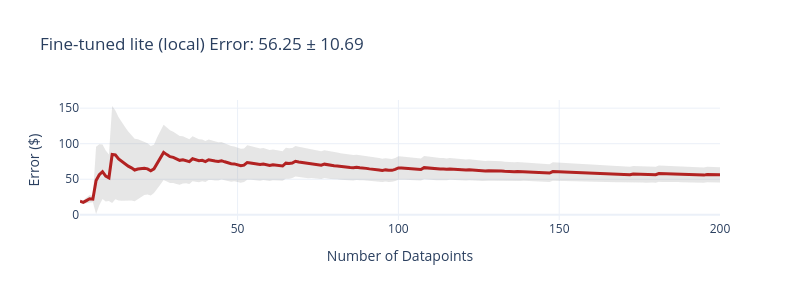
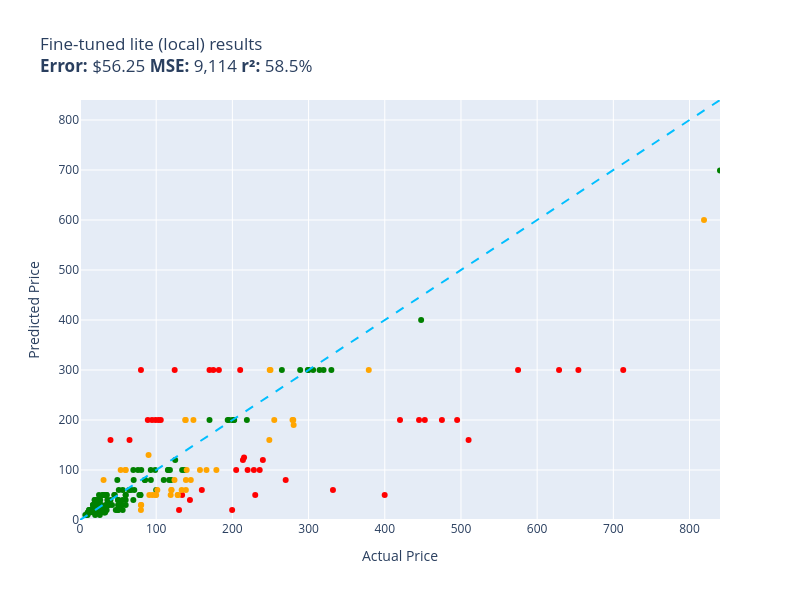

The notebook cell saved with these charts, in order:
### Markdown cell above
The loss is only over the completion – the 3 to 4 tokens of the price (`64`, `.`, `00`, end of text) – so it drops
quickly once the model learns the format, and the rest of the run is about getting the dollar token right.

## Day 5 – evaluation

Load the 4-bit base again, put the trained adapters on top, and run the same 200 test items.

### Code cell
del model
mx.clear_cache()
ft_model, tokenizer = lf.load_finetuned("lite")
ft_tester = Tester(lf.make_predictor(ft_model, tokenizer), prompts["test"], title="Fine-tuned lite (local)")
ft_tester.run()

### Figure 1 — Plotly figure (JSON) as saved in the notebook; plotly's stock layout.template omitted (floating-point values rounded to 4 significant figures; data arrays with more than 128 entries replaced by an {"elided": "..."} marker saying what was removed)
{"data": [{"fill": "toself", "fillcolor": "rgba(128,128,128,0.2)", "hoverinfo": "skip", "line": {"color": "rgba(255,255,255,0)"}, "name": "95% CI", "showlegend": false, "type": "scatter", "x": {"elided": "400 int values"}, "y": {"elided": "400 float values"}}, {"customdata": {"elided": "200x1 float values"}, "hovertemplate": "n=%{x}<br>Avg Error=$%{y:,.2f}<br>±95% CI=$%{customdata[0]:,.2f}<extra></extra>", "line": {"color": "firebrick", "width": 3}, "mode": "lines", "name": "Cumulative Avg Error", "type": "scatter", "x": {"elided": "200 int values"}, "y": {"elided": "200 float values"}}], "layout": {"height": 300, "showlegend": false, "title": {"text": "Fine-tuned lite (local) Error: 56.25 ± 10.69"}, "width": 800, "xaxis": {"title": {"text": "Number of Datapoints"}}, "yaxis": {"title": {"text": "Error ($)"}}}}

### Figure 2 — Plotly figure (JSON) as saved in the notebook; plotly's stock layout.template omitted (floating-point values rounded to 4 significant figures)
{"data": [{"customdata": [["Excess V2 Distortion/Modulation Pedal  \nGuess=$200.00 Actual=$219.00"], ["Telpo Headlight Assembly for 2015‑2017 T...\nGuess=$100.00 Actual=$115.99"], ["NewPower99 6000 mAh Battery Replacement ...\nGuess=$30.00 Actual=$54.95"], ["EXMAX NG-10X Fresnel Lens Focusing Adapt...\nGuess=$40.00 Actual=$69.98"], ["Raven Pro Document Scanner Stand  \nGuess=$50.00 Actual=$29.85"], ["Dryer Heating Element & Thermostat/Fuse ...\nGuess=$30.00 Actual=$35.74"], ["High‑Efficiency Twin‑Cylinder Air Compre...\nGuess=$300.00 Actual=$329.90"], ["UltraPro 46mm Close‑Up Macro Filter Kit ...\nGuess=$30.00 Actual=$19.99"], ["CB-6 Extra Hard Chamois Bass Drum Mallet...\nGuess=$30.00 Actual=$54.32"], ["Panasonic KX-DECT 6.0 PLUS Digital Cordl...\nGuess=$50.00 Actual=$79.20"], ["LOVE MEI Galaxy S10 Lite Heavy Duty Shoc...\nGuess=$15.00 Actual=$32.98"], ["GJY 10.6\" Portable TV with Built‑in ATSC...\nGuess=$50.00 Actual=$79.36"], ["LD Products High Yield Toner Cartridge –...\nGuess=$40.00 Actual=$49.98"], ["HK 13\" Heavy Duty Black Push-Open Cash D...\nGuess=$80.00 Actual=$84.95"], ["June Garden Sweet Dolly Charlotte 10\" So...\nGuess=$20.00 Actual=$19.99"], ["Oil‑Rubbed Bronze Freestanding Tub Fille...\nGuess=$100.00 Actual=$98.65"], ["Handar 10GBase‑LR SFP+ Transceiver  \nGuess=$30.00 Actual=$19.99"], ["Deco Mount Pro Tripod Mic Stand Bundle  \nGuess=$40.00 Actual=$59.95"], ["3-Drawer Mobile File Cabinet  \nGuess=$100.00 Actual=$115.35"], ["Task Roman Ogee Router Bit 1/4\" Shank, 1...\nGuess=$40.00 Actual=$55.88"], ["120 V/15 A Right‑Angle GFCI Plug, Yellow...\nGuess=$30.00 Actual=$37.87"], ["Mylites+ Standard Comic Book Mylar Sleev...\nGuess=$20.00 Actual=$34.99"], ["LED Light Kit for Lego Sonic Green Hill ...\nGuess=$20.00 Actual=$24.99"], ["152mm Bi-Metal Hole Saw  \nGuess=$15.00 Actual=$17.99"], ["TropicalLife 18‑Inch Large Backpack  \nGuess=$20.00 Actual=$31.77"], ["LED Tail Light Assembly for 2014‑2021 To...\nGuess=$200.00 Actual=$201.99"], ["Adams Check Payment & Deposit Register –...\nGuess=$30.00 Actual=$35.49"], ["Fjallraven Kanken 15\" Laptop Backpack  \nGuess=$80.00 Actual=$119.65"], ["Diversitech 1/3 HP 115V Grey Motor  \nGuess=$100.00 Actual=$134.12"], ["Retevis RT68 Soft Earhook Walkie Talkie ...\nGuess=$10.00 Actual=$6.99"], ["Evan‑Fischer Front Bumper Cover for 2015...\nGuess=$200.00 Actual=$202.38"], ["Laisomeke IP67 Waterproof Junction Box  \nGuess=$20.00 Actual=$11.99"], ["Solar Pendant Shed Light with Remote Con...\nGuess=$50.00 Actual=$77.96"], ["Western Digital 2TB Enterprise RE4-GP SA...\nGuess=$80.00 Actual=$109.95"], ["PM Auto Front Right Quick Complete Strut...\nGuess=$120.00 Actual=$124.94"], ["Wall Mounted Shower Faucet Set  \nGuess=$100.00 Actual=$76.00"], ["Flip Cover with Stand & Card Slot for Le...\nGuess=$15.00 Actual=$31.61"], ["Miyaya Funny Horse Mask  \nGuess=$30.00 Actual=$16.99"], ["Allmotorparts Engine Thermostat for Hond...\nGuess=$30.00 Actual=$18.89"], ["Ultra Duster Canned Air Net – 10 oz 6‑Pa...\nGuess=$20.00 Actual=$49.90"], ["Beck/Arnley Air Filter  \nGuess=$40.00 Actual=$35.87"], ["IQShield LiquidSkin Screen Protector  \nGuess=$10.00 Actual=$9.95"], ["12 Pack Military Toy Soldiers Action Fig...\nGuess=$30.00 Actual=$16.98"], ["Neporal Full Spectrum 6000K A19 LED Ligh...\nGuess=$30.00 Actual=$18.59"], ["Satco 4-Count LED A19 Light Bulbs  \nGuess=$20.00 Actual=$12.00"], ["Ceramic Talavera Mexican Tile 4x4\" – 9‑P...\nGuess=$50.00 Actual=$29.95"], ["Stick‑On Dressage Course Letters  \nGuess=$30.00 Actual=$26.99"], ["Kingston Brass Clawfoot Tub Faucet  \nGuess=$300.00 Actual=$305.99"], ["KOHLER K--CP Slider Assembly  \nGuess=$50.00 Actual=$45.67"], ["KUNN Compact Electrician Tool Pouch  \nGuess=$20.00 Actual=$21.99"], ["iPhone 12/12 Pro Nicaragua Guardabarranc...\nGuess=$15.00 Actual=$19.97"], ["Custom Replacement Infrared Remote  \nGuess=$30.00 Actual=$34.95"], ["KS K-STORM Silicone Mushroom EarTips  \nGuess=$10.00 Actual=$8.50"], ["Water‑Resistant USB Laptop Backpack for ...\nGuess=$30.00 Actual=$33.99"], ["Luminance 4‑Light Vanity Wall Light  \nGuess=$60.00 Actual=$99.99"], ["4‑Piece 6x5.5 Wheel Spacer Set  \nGuess=$80.00 Actual=$116.95"], ["ReplacementBrand 3-Pack GE RPWF Compatib...\nGuess=$30.00 Actual=$36.99"], ["LSI Broadcom 9300-8i 8‑Port 12Gb/s SATA+...\nGuess=$100.00 Actual=$118.00"], ["Royal Designs Decorative Tree Finial  \nGuess=$15.00 Actual=$24.95"], ["NewFantasia 2.5mm TRRS Balanced Audio Ca...\nGuess=$20.00 Actual=$31.00"], ["Mikrotik RB3011 RouterBOARD 10xGigabit  \nGuess=$300.00 Actual=$299.00"], ["Forged Carbon Fiber Case for iPhone 14 P...\nGuess=$30.00 Actual=$59.99"], ["BMW 335i/135i AC Compressor Kit  \nGuess=$300.00 Actual=$314.41"], ["MXR Carbon Copy Deluxe Analog Delay  \nGuess=$200.00 Actual=$195.50"], ["Berta 1-1/4\" Overlay 90° Soft Close Cabi...\nGuess=$40.00 Actual=$24.66"], ["Chalkboard Name Badges with Magnetic Bac...\nGuess=$10.00 Actual=$19.95"], ["4‑Pack 1000 lm Solar Street Light with M...\nGuess=$60.00 Actual=$55.99"], ["CIVIE 60W 6‑Port USB Desktop Charger  \nGuess=$20.00 Actual=$15.99"], ["Pyle Wireless Backup Camera & 4.3” LCD M...\nGuess=$80.00 Actual=$70.45"], ["Universal Power Group 12V 100Ah Sealed L...\nGuess=$200.00 Actual=$199.99"], ["HP Pavilion P7‑1257C Motherboard AAHD3‑H...\nGuess=$50.00 Actual=$59.86"], ["Kastar 3600 mAh 7.4V Lithium‑Ion Replace...\nGuess=$30.00 Actual=$19.99"], ["Amana SC587 Carbide-Tipped 3-Wing Bevele...\nGuess=$60.00 Actual=$71.23"], ["Evan Fischer Dual Fan Cooling Assembly  \nGuess=$100.00 Actual=$137.34"], ["ECCPP Power Steering Pump (21‑331)  \nGuess=$80.00 Actual=$85.48"], ["AZX Stylus Pencil for iPad (2021‑2022 Mo...\nGuess=$20.00 Actual=$29.99"], ["Unistorm Aluminum Case for Raspberry Pi ...\nGuess=$20.00 Actual=$14.99"], ["Skullcandy Hesh Evo Over‑Ear Bluetooth H...\nGuess=$100.00 Actual=$69.99"], ["17.3\" HD Glossy LCD Replacement Screen  \nGuess=$60.00 Actual=$64.37"], ["Diversitech UC2436‑3 Ultralite Condenser...\nGuess=$100.00 Actual=$80.39"], ["Lorell Bell Chair Glide – 2.5\" Black  \nGuess=$40.00 Actual=$19.50"], ["4\" Catback Exhaust Muffler Tip for Chevy...\nGuess=$200.00 Actual=$193.88"], ["CTLAMP XL-2100 Replacement TV Lamp  \nGuess=$50.00 Actual=$32.00"], ["Sky High Car Audio 14 AWG CCA Speaker Wi...\nGuess=$50.00 Actual=$44.95"], ["APS iBoard 5‑Inch Stainless Steel Runnin...\nGuess=$300.00 Actual=$264.95"], ["Couples Conversation Card Deck  \nGuess=$20.00 Actual=$32.97"], ["The Puppet Company Carpet Unicorn Glove ...\nGuess=$15.00 Actual=$19.00"], ["KYX Racing Hardened Steel Center Drive S...\nGuess=$20.00 Actual=$46.99"], ["Baumgartens Sicurix Blank PVC ID Cards  \nGuess=$40.00 Actual=$19.11"], ["Premium Front Suspension Steering Knuckl...\nGuess=$80.00 Actual=$48.99"], ["OEM Samsung IR Remote Control  \nGuess=$20.00 Actual=$56.00"], ["Venom Power Terra Hunter R/T+ 35X12.5R20...\nGuess=$300.00 Actual=$319.65"], ["Custom Engagement Logo Desk Embosser Sea...\nGuess=$30.00 Actual=$49.95"], ["Audio‑Technica ATW‑T1002 System 10 Handh...\nGuess=$300.00 Actual=$289.00"], ["Glitter Gold Snowflake Envelope Seal Sti...\nGuess=$10.00 Actual=$25.99"], ["LD 7‑Pack High‑Yield Black Ink Cartridge...\nGuess=$30.00 Actual=$41.99"], ["Wine A BIT Wall Decal  \nGuess=$15.00 Actual=$12.98"], ["Dell XPS 13 13.3\" Full‑HD Laptop  \nGuess=$699.00 Actual=$839.99"], ["VATOS Bubble Machine Gun Set  \nGuess=$20.00 Actual=$22.88"], ["Carbon Fiber Racing Steering Wheel with ...\nGuess=$400.00 Actual=$447.74"], ["BXYJY 360° Protective Case with S‑Pen Ho...\nGuess=$20.00 Actual=$49.99"], ["VONADO Space Wars Colonial Viper MK1 Bui...\nGuess=$40.00 Actual=$39.99"], ["Sony Bravia TV Replacement Remote (No Vo...\nGuess=$15.00 Actual=$9.99"], ["Disney Princess Sparkling Sleeping Beaut...\nGuess=$30.00 Actual=$24.95"], ["Sabermaster 70x40 cm Card Playmat  \nGuess=$20.00 Actual=$21.99"], ["Star Wars Y‑Wing Fighter – Die‑Cast Meta...\nGuess=$30.00 Actual=$22.70"], ["Glovion Clip‑On Music Stand Light  \nGuess=$30.00 Actual=$27.99"], ["Samsung DA97-07603B Freezer Ice Maker As...\nGuess=$80.00 Actual=$93.02"], ["BLANCO Valea Stainless Steel Sink Grid –...\nGuess=$100.00 Actual=$92.88"], ["Think Gizmos Build‑Your‑Own Remote Contr...\nGuess=$50.00 Actual=$24.95"], ["HP LaserJet 2100 Workgroup Laser Printer...\nGuess=$300.00 Actual=$299.98"], ["4/4 Viola Bow Carbon Fiber  \nGuess=$40.00 Actual=$49.99"], ["VTech Strum & Jam KidiBand 3-in-1 Musica...\nGuess=$40.00 Actual=$21.99"], ["KZ ZS10 Pro In‑Ear Monitor Headphone Bun...\nGuess=$60.00 Actual=$66.99"], ["Fender Voodoo Child Coiled Instrument Ca...\nGuess=$50.00 Actual=$59.99"], ["LED Module for Whirlpool Refrigerator  \nGuess=$40.00 Actual=$26.59"], ["Jada Toys Ryan’s World Combo Panda Airli...\nGuess=$50.00 Actual=$34.94"], ["Pyle PCA4 2x120 W Compact Home Audio Amp...\nGuess=$60.00 Actual=$50.92"], ["Peel & Stick Hexagon Marble Backsplash (...\nGuess=$50.00 Actual=$34.99"], ["Xiaomi Redmi 10 2022 6.5\" 50MP Quad Came...\nGuess=$200.00 Actual=$169.99"], ["Refresh 3‑Pack NSF‑53 Refrigerator Water...\nGuess=$30.00 Actual=$50.99"], ["Glitter Slim Leather Strap for Fitbit Ve...\nGuess=$15.00 Actual=$25.99"]], "hovertemplate": "%{customdata[0]}<extra></extra>", "legendgroup": "green", "marker": {"color": "green", "size": 6, "symbol": "circle"}, "mode": "markers", "name": "green", "orientation": "v", "showlegend": true, "type": "scatter", "x": [219.0, 116.0, 54.95, 69.98, 29.85, 35.74, 329.9, 19.99, 54.32, 79.2, 32.98, 79.36, 49.98, 84.95, 19.99, 98.65, 19.99, 59.95, 115.3, 55.88, 37.87, 34.99, 24.99, 17.99, 31.77, 202.0, 35.49, 119.7, 134.1, 6.99, 202.4, 11.99, 77.96, 110.0, 124.9, 76.0, 31.61, 16.99, 18.89, 49.9, 35.87, 9.95, 16.98, 18.59, 12.0, 29.95, 26.99, 306.0, 45.67, 21.99, 19.97, 34.95, 8.5, 33.99, 99.99, 117.0, 36.99, 118.0, 24.95, 31.0, 299.0, 59.99, 314.4, 195.5, 24.66, 19.95, 55.99, 15.99, 70.45, 200.0, 59.86, 19.99, 71.23, 137.3, 85.48, 29.99, 14.99, 69.99, 64.37, 80.39, 19.5, 193.9, 32.0, 44.95, 264.9, 32.97, 19.0, 46.99, 19.11, 48.99, 56.0, 319.6, 49.95, 289.0, 25.99, 41.99, 12.98, 840.0, 22.88, 447.7, 49.99, 39.99, 9.99, 24.95, 21.99, 22.7, 27.99, 93.02, 92.88, 24.95, 300.0, 49.99, 21.99, 66.99, 59.99, 26.59, 34.94, 50.92, 34.99, 170.0, 50.99, 25.99], "xaxis": "x", "y": [200.0, 100.0, 30.0, 40.0, 50.0, 30.0, 300.0, 30.0, 30.0, 50.0, 15.0, 50.0, 40.0, 80.0, 20.0, 100.0, 30.0, 40.0, 100.0, 40.0, 30.0, 20.0, 20.0, 15.0, 20.0, 200.0, 30.0, 80.0, 100.0, 10.0, 200.0, 20.0, 50.0, 80.0, 120.0, 100.0, 15.0, 30.0, 30.0, 20.0, 40.0, 10.0, 30.0, 30.0, 20.0, 50.0, 30.0, 300.0, 50.0, 20.0, 15.0, 30.0, 10.0, 30.0, 60.0, 80.0, 30.0, 100.0, 15.0, 20.0, 300.0, 30.0, 300.0, 200.0, 40.0, 10.0, 60.0, 20.0, 80.0, 200.0, 50.0, 30.0, 60.0, 100.0, 80.0, 20.0, 20.0, 100.0, 60.0, 100.0, 40.0, 200.0, 50.0, 50.0, 300.0, 20.0, 15.0, 20.0, 40.0, 80.0, 20.0, 300.0, 30.0, 300.0, 10.0, 30.0, 15.0, 699.0, 20.0, 400.0, 20.0, 40.0, 15.0, 30.0, 20.0, 30.0, 30.0, 80.0, 100.0, 50.0, 300.0, 40.0, 40.0, 60.0, 50.0, 40.0, 50.0, 60.0, 50.0, 200.0, 30.0, 15.0], "yaxis": "y"}, {"customdata": [["UPC RBC12-UPC Replacement Battery Cartri...\nGuess=$50.00 Actual=$229.99"], ["Lexmark X651 Compatible Toner Cartridge ...\nGuess=$40.00 Actual=$144.29"], ["ACDelco GM FW339 Front Wheel Hub & Beari...\nGuess=$125.00 Actual=$215.33"], ["Bam France 2002XL Contoured Hightech 4/4...\nGuess=$300.00 Actual=$713.00"], ["APS iBoard 6‑inch Aluminum Running Board...\nGuess=$300.00 Actual=$210.23"], ["Intermatic PX300 12V 300W Transformer wi...\nGuess=$50.00 Actual=$134.00"], ["SKB iSeries 3i-13096-6KP Camera Case  \nGuess=$300.00 Actual=$174.99"], ["Bam Trekking 3027SB Black Clarinet Backp...\nGuess=$60.00 Actual=$332.00"], ["DEWALT 20V MAX XR Impact Driver with Blu...\nGuess=$200.00 Actual=$452.53"], ["Compact High‑Performance Mini PC  \nGuess=$200.00 Actual=$495.00"], ["GanFindX Portable Hand Control System  \nGuess=$60.00 Actual=$159.90"], ["Travelpro Platinum Elite Slim Business L...\nGuess=$120.00 Actual=$213.83"], ["JRready Deutsch DT Series Connector Kit ...\nGuess=$20.00 Actual=$199.68"], ["Dakota Alert MURS Driveway Probe Sensor ...\nGuess=$100.00 Actual=$219.99"], ["3D Tree Hole Stair Risers Vinyl Mural  \nGuess=$20.00 Actual=$129.99"], ["Kohler Filtered Water Faucet  \nGuess=$200.00 Actual=$475.00"], ["Dual‑Intensity Amber Pindicator  \nGuess=$160.00 Actual=$40.00"], ["Sumerain LED Waterfall Bathroom Faucet  \nGuess=$100.00 Actual=$235.86"], ["Poison Spyder Rocker Knocker 10-08-020  \nGuess=$300.00 Actual=$628.76"], ["VLAND LED Smoked Taillights for Toyota C...\nGuess=$120.00 Actual=$239.99"], ["Lighted Triangle Mirror Cabinet with Doo...\nGuess=$200.00 Actual=$445.00"], ["Dell Optiplex 390 19\" Desktop Bundle  \nGuess=$300.00 Actual=$124.27"], ["ANZO USA 111207 Crystal Headlights  \nGuess=$300.00 Actual=$182.28"], ["Pioneer 2‑Handle Kitchen Faucet  \nGuess=$100.00 Actual=$228.22"], ["Aeromotive X1 Adjustable Fuel Regulator ...\nGuess=$80.00 Actual=$269.95"], ["Walker Exhaust Ultra EPA 16478 Direct Fi...\nGuess=$300.00 Actual=$574.99"], ["Canon Sure Shot 90U 35mm Compact Camera ...\nGuess=$50.00 Actual=$399.89"], ["Ibanez Acoustic Mandolin M510 A‑Style  \nGuess=$300.00 Actual=$169.99"], ["Volvo Engine Cooling Coolant System  \nGuess=$200.00 Actual=$102.85"], ["CradlePoint Compact Broadband Router CBR...\nGuess=$200.00 Actual=$89.00"], ["Auertech Portable Twin‑Tub Mini Washer  \nGuess=$200.00 Actual=$98.99"], ["UPR Mach 1 Chin Spoiler  \nGuess=$160.00 Actual=$64.99"], ["SP-8102BU 1/4\" Hex Impact Driver  \nGuess=$100.00 Actual=$204.99"], ["Competition Clutch Disc & Pressure Plate...\nGuess=$160.00 Actual=$510.00"], ["9\" Android Auto & CarPlay 9‑inch Touchsc...\nGuess=$200.00 Actual=$106.00"], ["Pacific Drums 16\"x18\" Floor Tom, Red‑to‑...\nGuess=$200.00 Actual=$419.99"], ["Intex River Run Connect Lounge (4-Pack) ...\nGuess=$200.00 Actual=$94.49"], ["Empava 24\" Electric Single Wall Oven  \nGuess=$300.00 Actual=$654.14"], ["MonMount Triple Monitor Freestanding Tri...\nGuess=$300.00 Actual=$79.99"]], "hovertemplate": "%{customdata[0]}<extra></extra>", "legendgroup": "red", "marker": {"color": "red", "size": 6, "symbol": "circle"}, "mode": "markers", "name": "red", "orientation": "v", "showlegend": true, "type": "scatter", "x": [230.0, 144.3, 215.3, 713.0, 210.2, 134.0, 175.0, 332.0, 452.5, 495.0, 159.9, 213.8, 199.7, 220.0, 130.0, 475.0, 40.0, 235.9, 628.8, 240.0, 445.0, 124.3, 182.3, 228.2, 269.9, 575.0, 399.9, 170.0, 102.8, 89.0, 98.99, 64.99, 205.0, 510.0, 106.0, 420.0, 94.49, 654.1, 79.99], "xaxis": "x", "y": [50.0, 40.0, 125.0, 300.0, 300.0, 50.0, 300.0, 60.0, 200.0, 200.0, 60.0, 120.0, 20.0, 100.0, 20.0, 200.0, 160.0, 100.0, 300.0, 120.0, 200.0, 300.0, 300.0, 100.0, 80.0, 300.0, 50.0, 300.0, 200.0, 200.0, 200.0, 160.0, 100.0, 160.0, 200.0, 200.0, 200.0, 300.0, 300.0], "yaxis": "y"}, {"customdata": [["Metabo HPT 36V MultiVolt Cordless Rotary...\nGuess=$300.00 Actual=$379.00"], ["PEMP E65/E66 Optical Fiber Box for BMW  \nGuess=$50.00 Actual=$119.00"], ["Dominator Platinum RGB 32GB DDR4 3200MHz...\nGuess=$80.00 Actual=$124.00"], ["Clementoni 1000‑Piece Jigsaw Puzzle – Th...\nGuess=$30.00 Actual=$79.95"], ["4GB DDR2 1066MHz Desktop Memory Kit  \nGuess=$30.00 Actual=$80.34"], ["Canon EOS Rebel T7 DSLR Bundle with EF-S...\nGuess=$600.00 Actual=$819.00"], ["Evergreen Cylinder Head Gasket Set & Hea...\nGuess=$100.00 Actual=$59.69"], ["15\" Oil‑Rubbed Bronze Locking Shower Hea...\nGuess=$20.00 Actual=$79.95"], ["Tidal Front & Rear Fender Flares – 4‑Pac...\nGuess=$200.00 Actual=$254.99"], ["Wenger City Upgrade 16\" Laptop Backpack ...\nGuess=$80.00 Actual=$145.42"], ["Portable 7500L Mini Projector  \nGuess=$100.00 Actual=$53.40"], ["Festool Platin 2 6‑Inch S1000 Grit Sandi...\nGuess=$50.00 Actual=$91.00"], ["DiMarzio DP 163 BluesBucker Pickup  \nGuess=$130.00 Actual=$89.99"], ["Trail Gear Twin Stick Shift Kit  \nGuess=$200.00 Actual=$279.92"], ["Pidoko Kids Train Table – Grey 90‑Piece ...\nGuess=$60.00 Actual=$119.97"], ["Archangel 6‑Inch Action Figure  \nGuess=$50.00 Actual=$98.95"], ["LEGO Marvel Avengers War Machine Buster ...\nGuess=$100.00 Actual=$59.95"], ["EMART 10ft Adjustable C‑Stand with Boom ...\nGuess=$60.00 Actual=$119.99"], ["Trim Kit for 2‑Handle Shower & Tub Valve...\nGuess=$50.00 Actual=$94.99"], ["Grey Pneumatic 1311SD 8‑Point Impact Soc...\nGuess=$100.00 Actual=$157.43"], ["Urth 62mm UV, CPL, ND2-400 Lens Filter K...\nGuess=$80.00 Actual=$139.00"], ["MGP Caliper Covers – Set of 4 Red Powder...\nGuess=$300.00 Actual=$249.00"], ["Wilkinson LOW GAUSS Vintage Tone Strat S...\nGuess=$80.00 Actual=$30.93"], ["DuraGo Front Hub Assembly  \nGuess=$50.00 Actual=$128.34"], ["Cardone 84-58642 HEI Electronic Distribu...\nGuess=$100.00 Actual=$165.99"], ["18\" White Undermount Ceramic Single-Bowl...\nGuess=$100.00 Actual=$179.00"], ["Yamaha Mountain Max Seat Cover Replaceme...\nGuess=$60.00 Actual=$138.95"], ["Rohl Wire Sink Grid for UM3018 Kitchen S...\nGuess=$50.00 Actual=$128.28"], ["ASUS 27\" 1080P Full HD Monitor  \nGuess=$200.00 Actual=$138.10"], ["Music Hall PA15.3 Phono Preamplifier  \nGuess=$300.00 Actual=$250.00"], ["StonKraft Brass Chess Board & Pieces  \nGuess=$100.00 Actual=$140.00"], ["Premium LED Tail Light Lamp for 2010‑201...\nGuess=$200.00 Actual=$278.94"], ["DuraGo BR5330 Front Vented Disc Brake Ro...\nGuess=$60.00 Actual=$101.51"], ["Vinyl Roll‑Up Tonneau Cover Kit for Toyo...\nGuess=$200.00 Actual=$148.88"], ["PowerSport Front & Rear Brake Kit for Ol...\nGuess=$160.00 Actual=$248.51"], ["Targus CityGear 15‑17.3” Laptop Backpack...\nGuess=$60.00 Actual=$133.43"], ["Garmin GT15M-TM Transom‑Mount Transducer...\nGuess=$200.00 Actual=$138.74"], ["Dual Color LED Neon Sign for Gym  \nGuess=$50.00 Actual=$99.99"], ["Volvo AC Compressor & Clutch Set for C70...\nGuess=$190.00 Actual=$280.41"]], "hovertemplate": "%{customdata[0]}<extra></extra>", "legendgroup": "orange", "marker": {"color": "orange", "size": 6, "symbol": "circle"}, "mode": "markers", "name": "orange", "orientation": "v", "showlegend": true, "type": "scatter", "x": [379.0, 119.0, 124.0, 79.95, 80.34, 819.0, 59.69, 79.95, 255.0, 145.4, 53.4, 91.0, 89.99, 279.9, 120.0, 98.95, 59.95, 120.0, 94.99, 157.4, 139.0, 249.0, 30.93, 128.3, 166.0, 179.0, 138.9, 128.3, 138.1, 250.0, 140.0, 278.9, 101.5, 148.9, 248.5, 133.4, 138.7, 99.99, 280.4], "xaxis": "x", "y": [300.0, 50.0, 80.0, 30.0, 30.0, 600.0, 100.0, 20.0, 200.0, 80.0, 100.0, 50.0, 130.0, 200.0, 60.0, 50.0, 100.0, 60.0, 50.0, 100.0, 80.0, 300.0, 80.0, 50.0, 100.0, 100.0, 60.0, 50.0, 200.0, 300.0, 100.0, 200.0, 60.0, 200.0, 160.0, 60.0, 200.0, 50.0, 190.0], "yaxis": "y"}, {"hoverinfo": "skip", "line": {"color": "deepskyblue", "dash": "dash", "width": 2}, "mode": "lines", "name": "y = x", "showlegend": false, "type": "scatter", "x": [0, 840.0], "y": [0, 840.0]}], "layout": {"height": 600, "legend": {"title": {"text": "color"}, "tracegroupgap": 0}, "showlegend": false, "title": {"text": "Fine-tuned lite (local) results<br><b>Error:</b> $56.25 <b>MSE:</b> 9,114 <b>r²:</b> 58.5%"}, "width": 800, "xaxis": {"anchor": "y", "domain": [0.0, 1.0], "range": [0, 840.0], "title": {"text": "Actual Price"}}, "yaxis": {"anchor": "x", "domain": [0.0, 1.0], "range": [0, 840.0], "title": {"text": "Predicted Price"}}}}
